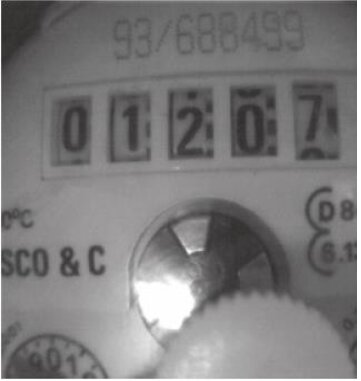
#> input picture TAI/TAI 1/tp1_tp2_images/tp1_tp2_compteur_water_meter.jpg, 361 x 381 px, found by its file name; its folder holds 6 pictures in this run
$ jupyter execute TP2_Exo5_Histogram_And_Contrast.ipynb
#> lines starting #> are read from the running program, lines starting #| are printed output that depends on the picture
# TP 2 — Exercice 5 : Amélioration d'histogramme et de contraste

Images : `tp1_tp2_compteur_water_meter.jpg` (`im1` en NG) et `tp2_exo5_glaucoma_retinal_fundus.jpg` (`imc1` en couleur).
1. **Expansion dynamique :** `cv2.normalize()` + fonction personnelle `expansionHisto(image, seuil=0, Ymin=0, Ymax=255)`.
2. **Égalisation d'histogramme** (sur canal $L$ dans l'espace Lab pour l'image couleur `imc1`) :
   - a) Égalisation globale (`cv2.equalizeHist` + `egalisationHistoGlobale`)
   - b) Égalisation adaptative AHE (OpenCV + `egalisationAHE` avec interpolation bilinéaire entre blocs)
   - c) Égalisation adaptative limitée CLAHE (`cv2.createCLAHE` + `egalisationCLAHE` avec *clip limit* et redistribution uniforme)

[cell 1]
from pathlib import Path
import math
import time
import cv2
import numpy as np
import matplotlib.pyplot as plt

def find_project_root():
    cwd = Path.cwd().resolve()
    for candidate in (cwd, cwd.parent, cwd.parent.parent):
        if (candidate / "tp1_tp2_images").is_dir():
            return candidate
    raise FileNotFoundError(
        "Impossible de trouver le dossier 'tp1_tp2_images'. "
        "Lancez Jupyter depuis la racine TAI ou depuis tp1_labs / tp2_labs."
    )

ROOT_DIR = find_project_root()
IMG_DIR = ROOT_DIR / "tp1_tp2_images"
OUT_DIR = ROOT_DIR / "tp2_labs" / "outputs"
OUT_DIR.mkdir(parents=True, exist_ok=True)

def load_image(filename, flags=cv2.IMREAD_COLOR):
#> called with filename = 'tp1_tp2_compteur_water_meter.jpg', flags = 0
    path = IMG_DIR / filename
    img = cv2.imread(str(path), flags)
#> img: shape (381, 361); min 42, max 255, mean 123.1
    if img is None:
        raise FileNotFoundError(f"Image introuvable ou illisible: {path}")
    return img

def show_images(items, cols=3, figsize_per_cell=(5, 4)):
    n = len(items)
    rows = math.ceil(n / cols)
    fig, axes = plt.subplots(rows, cols, figsize=(cols * figsize_per_cell[0], rows * figsize_per_cell[1]))
    axes = np.atleast_1d(axes).ravel()
    for ax in axes[n:]:
        ax.axis("off")
    for ax, (title, img) in zip(axes, items):
        if img.ndim == 2:
            ax.imshow(img, cmap="gray", vmin=0, vmax=255)
        elif img.shape[2] == 3:
            ax.imshow(cv2.cvtColor(img, cv2.COLOR_BGR2RGB))
        elif img.shape[2] == 4:
            ax.imshow(cv2.cvtColor(img, cv2.COLOR_BGRA2RGBA))
        ax.set_title(title, fontsize=10)
        ax.axis("off")
    plt.tight_layout()
    plt.show()

print(f"ROOT_DIR : {ROOT_DIR}")
print(f"IMG_DIR  : {IMG_DIR} ({len(list(IMG_DIR.iterdir()))} images)")
print(f"OUT_DIR  : {OUT_DIR}")

[cell 2]
im1 = load_image("tp1_tp2_compteur_water_meter.jpg", cv2.IMREAD_GRAYSCALE)
imc1 = load_image("tp2_exo5_glaucoma_retinal_fundus.jpg", cv2.IMREAD_COLOR)
#> call 2 of load_image, with filename = 'tp2_exo5_glaucoma_retinal_fundus.jpg', flags = 1
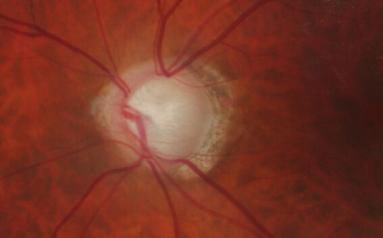
#> input picture TAI/TAI 1/tp1_tp2_images/tp2_exo5_glaucoma_retinal_fundus.jpg, 383 x 238 px, found by its file name
#> in load_image, img is the input picture: shape (238, 383, 3); mean B, G, R 38.1, 53.2, 121.3

def plot_image_with_hist(img_list, title_prefix=""):
#> called with title_prefix = ''
    n = len(img_list)
    fig, axes = plt.subplots(2, n, figsize=(5 * n, 7))
    if n == 1:
        axes = axes[:, None]
    for idx, (label, im) in enumerate(img_list):
        if im.ndim == 2:
            axes[0, idx].imshow(im, cmap="gray", vmin=0, vmax=255)
            h = cv2.calcHist([im], [0], None, [256], [0, 256]).ravel()
            axes[1, idx].plot(h, color="black")
        else:
            axes[0, idx].imshow(cv2.cvtColor(im, cv2.COLOR_BGR2RGB))
            for ch, col in enumerate(("blue", "green", "red")):
                h = cv2.calcHist([im], [ch], None, [256], [0, 256]).ravel()
                axes[1, idx].plot(h, color=col, alpha=0.85)
        axes[0, idx].set_title(f"{title_prefix}{label}", fontsize=10)
        axes[0, idx].axis("off")
        axes[1, idx].set_xlim([0, 255])
        axes[1, idx].grid(alpha=0.25)
    plt.tight_layout()
    plt.show()
#> figure, not shown here; panel 3: curve peaks at x = 102, y = 1983; panel 4: curve peaks at x = 26, y = 6059; panel 4: curve peaks at x = 41, y = 2794; panel 4: curve peaks at x = 141, y = 1441

# 1.a) Histogrammes originaux
plot_image_with_hist([("im1 (NG originale)", im1), ("imc1 (Couleur originale)", imc1)])

[cell 3]
# 1.b) cv2.normalize() et 1.c) expansionHisto()
im2_cv = cv2.normalize(im1, None, alpha=0, beta=255, norm_type=cv2.NORM_MINMAX)
imc2_cv = cv2.normalize(imc1, None, alpha=0, beta=255, norm_type=cv2.NORM_MINMAX)
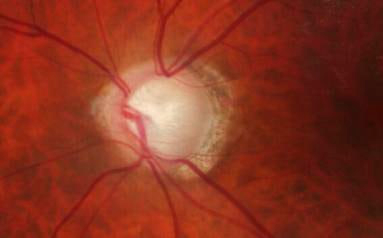
#> imc2_cv: shape (238, 383, 3); mean B, G, R 33.1, 52.2, 138.7

def expansion_canal(canal, seuil=0, Ymin=0, Ymax=255):
#> called with seuil = 0, Ymin = 0, Ymax = 255
    hist = np.bincount(canal.ravel(), minlength=256)
#> hist = 256 values, max 1983 at index 102, min 0 at index 0, mean 537.3
    valid = np.where(hist > seuil)[0]
#> valid = 213 values from 42 to 255
    if len(valid) == 0:
        Xmin, Xmax = int(canal.min()), int(canal.max())
    else:
        Xmin, Xmax = int(valid[0]), int(valid[-1])
#> Xmin = 42; Xmax = 255
    if Xmax == Xmin:
        return np.full_like(canal, Ymin, dtype=np.uint8)
    alpha = (Ymin * Xmax - Ymax * Xmin) / (Xmax - Xmin)
#> alpha = -50.28
    beta = (Ymax - Ymin) / (Xmax - Xmin)
#> beta = 1.2
    res = alpha + beta * canal.astype(np.float64)
    return np.clip(np.round(res), Ymin, Ymax).astype(np.uint8)

def expansionHisto(image, seuil=0, Ymin=0, Ymax=255):
    if image.ndim == 2:
        return expansion_canal(image, seuil, Ymin, Ymax)
    # Étirement par canal (ou sur luminance Lab)
    out = np.empty_like(image)
    for c in range(image.shape[2]):
        out[:, :, c] = expansion_canal(image[:, :, c], seuil, Ymin, Ymax)
    return out

im2_perso = expansionHisto(im1, seuil=0, Ymin=0, Ymax=255)
imc2_perso = expansionHisto(imc1, seuil=0, Ymin=0, Ymax=255)
#> call 2 of expansionHisto, with seuil = 0, Ymin = 0, Ymax = 255
#> the loop in expansionHisto (call 2), `for c in range(image.shape[2]):` made 3 passes
#> (Xmin in expansion_canal, Xmax in expansion_canal, alpha in expansion_canal, beta in expansion_canal) on passes 1 to 3: (12, 175, -18.77, 1.56), (20, 195, -29.14, 1.46), (50, 213, -78.22, 1.56)
#> pass 1, in expansion_canal (call 2), `res = alpha + beta * canal.astype(np.float64)`:
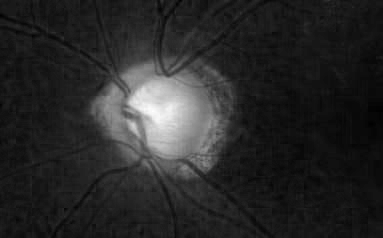
#> res: shape (238, 383) float64; min 0, max 255, mean 40.9; drawn with min black and max white
#> after the loop in expansionHisto (call 2), `for c in range(image.shape[2]):`:
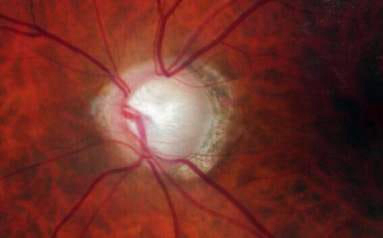
#> out: shape (238, 383, 3); mean B, G, R 40.8, 48.3, 111.5
im2_seuil = expansionHisto(im1, seuil=20, Ymin=0, Ymax=255)

print("Diff max |cv2.normalize - expansionHisto| (NG)     :", np.max(np.abs(im2_cv.astype(int) - im2_perso.astype(int))))
#| Diff max |cv2.normalize - expansionHisto| (NG)     : 0
print("Diff max |cv2.normalize - expansionHisto| (Couleur):", np.max(np.abs(imc2_cv.astype(int) - imc2_perso.astype(int))))
#| Diff max |cv2.normalize - expansionHisto| (Couleur): 48

plot_image_with_hist([
    ("im1 Originale", im1),
    ("cv2.normalize", im2_cv),
    ("expansionHisto (seuil=0)", im2_perso),
    ("expansionHisto (seuil=20)", im2_seuil),
])
plot_image_with_hist([
    ("imc1 Originale", imc1),
    ("cv2.normalize", imc2_cv),
    ("expansionHisto (seuil=0)", imc2_perso),
])

[cell 4]
# 2) Égalisation d'histogramme : Globale, AHE et CLAHE (OpenCV + Perso)
def egalisation_globale_canal(canal):
    hist = np.bincount(canal.ravel(), minlength=256)
    hc = np.cumsum(hist)
#> hc = 256 values from 0 to 137541
    nz = np.where(hc > 0)[0]
#> nz = 214 values from 42 to 255
    if len(nz) == 0:
        return canal.copy()
    hc_min = hc[nz[0]]
#> hc_min = 1
    n_pix = canal.size
#> n_pix = 137541
    if n_pix == hc_min:
        return canal.copy()
    lut = np.round(255.0 * (hc - hc_min) / (n_pix - hc_min))
#> lut = 256 values from 0 to 255
    lut = np.clip(lut, 0, 255).astype(np.uint8)
    return lut[canal]

def egalisation_locale_blocs(canal, tile_grid=(8, 8), clip_limit=None):
#> called with tile_grid = (8, 8)
    h, w = canal.shape
#> h = 381; w = 361
    ty, tx = tile_grid
#> ty = 8; tx = 8
    pad_h = (ty - (h % ty)) % ty
#> pad_h = 3
    pad_w = (tx - (w % tx)) % tx
#> pad_w = 7
    padded = np.pad(canal, ((0, pad_h), (0, pad_w)), mode="reflect")
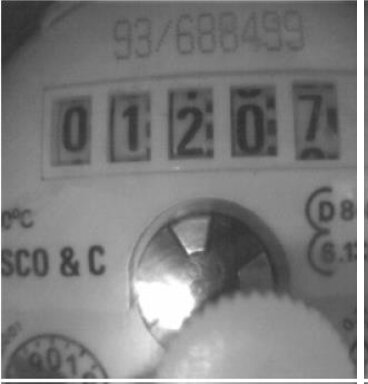
#> padded: shape (384, 368); min 42, max 255, mean 124.5
    ph, pw = padded.shape
#> ph = 384; pw = 368
    th, tw = ph // ty, pw // tx
#> th = 48; tw = 46

    luts = np.zeros((ty, tx, 256), dtype=np.float64)
    n_tile = th * tw
#> n_tile = 2208
    for iy in range(ty):
        for ix in range(tx):
            tile = padded[iy * th:(iy + 1) * th, ix * tw:(ix + 1) * tw]
            hist = np.bincount(tile.ravel(), minlength=256).astype(np.int64)
            if clip_limit is not None and clip_limit > 0:
                limit = max(1, int(round(clip_limit * n_tile / 256.0)))
                excess = np.sum(np.maximum(0, hist - limit))
                hist = np.minimum(hist, limit)
                avg_inc = excess // 256
                rem = int(excess % 256)
                hist += avg_inc
                if rem > 0:
                    step = max(1, 256 // rem)
                    indices = np.arange(0, 256, step)[:rem]
                    hist[indices] += 1
            hc = np.cumsum(hist).astype(np.float64)
            lut = np.round(255.0 * hc / max(1.0, hc[-1]))
            luts[iy, ix] = np.clip(lut, 0, 255)

    # Interpolation bilinéaire entre les centres des blocs
    ys = np.arange(h, dtype=np.float64)
#> ys = 381 values from 0 to 380
    xs = np.arange(w, dtype=np.float64)
#> xs = 361 values from 0 to 360
    gy = (ys + 0.5) / th - 0.5
#> gy = 381 values from -0.49 to 7.43
    gx = (xs + 0.5) / tw - 0.5
#> gx = 361 values from -0.489 to 7.34
    y0 = np.clip(np.floor(gy).astype(np.int64), 0, ty - 1)
#> y0 = 381 values from 0 to 7
    x0 = np.clip(np.floor(gx).astype(np.int64), 0, tx - 1)
#> x0 = 361 values from 0 to 7
    y1 = np.clip(y0 + 1, 0, ty - 1)
#> y1 = 381 values from 1 to 7
    x1 = np.clip(x0 + 1, 0, tx - 1)
#> x1 = 361 values from 1 to 7
    wy = np.clip(gy - y0, 0.0, 1.0)[:, None]
#> wy = 381 values, max 0.99 at index 119, min 0 at index 0, mean 0.453
    wx = np.clip(gx - x0, 0.0, 1.0)[None, :]

    v00 = luts[y0[:, None], x0[None, :], canal]
    v01 = luts[y0[:, None], x1[None, :], canal]
    v10 = luts[y1[:, None], x0[None, :], canal]
    v11 = luts[y1[:, None], x1[None, :], canal]

    out = (
        (1.0 - wy) * (1.0 - wx) * v00
        + (1.0 - wy) * wx * v01
        + wy * (1.0 - wx) * v10
        + wy * wx * v11
    )
#> out: shape (381, 361) float64
    return np.clip(np.round(out), 0, 255).astype(np.uint8)

def apply_on_gray_or_lab(image, func_2d):
    if image.ndim == 2:
        return func_2d(image)
    lab = cv2.cvtColor(image, cv2.COLOR_BGR2Lab)
    lab[:, :, 0] = func_2d(lab[:, :, 0])
    return cv2.cvtColor(lab, cv2.COLOR_Lab2BGR)

# Fonctions personnelles
egalisationHistoGlobale = lambda img: apply_on_gray_or_lab(img, egalisation_globale_canal)
egalisationAHE = lambda img: apply_on_gray_or_lab(img, lambda c: egalisation_locale_blocs(c, (8, 8), None))
egalisationCLAHE = lambda img: apply_on_gray_or_lab(img, lambda c: egalisation_locale_blocs(c, (8, 8), 2.0))

# Fonctions OpenCV
cv_glob = lambda img: apply_on_gray_or_lab(img, cv2.equalizeHist)
cv_ahe_obj = cv2.createCLAHE(clipLimit=1000.0, tileGridSize=(8, 8))
cv_clahe_obj = cv2.createCLAHE(clipLimit=2.0, tileGridSize=(8, 8))
cv_ahe = lambda img: apply_on_gray_or_lab(img, cv_ahe_obj.apply)
cv_clahe = lambda img: apply_on_gray_or_lab(img, cv_clahe_obj.apply)

plot_image_with_hist([
    ("Globale OpenCV", cv_glob(im1)),
    ("Globale Perso", egalisationHistoGlobale(im1)),
    ("AHE OpenCV", cv_ahe(im1)),
    ("AHE Perso", egalisationAHE(im1)),
    ("CLAHE OpenCV", cv_clahe(im1)),
    ("CLAHE Perso", egalisationCLAHE(im1)),
])
#> call 2 of egalisation_locale_blocs, with tile_grid = (8, 8), clip_limit = 2
#> in egalisation_locale_blocs (call 2), `out = ( (1.0 - wy) * (1.0 - wx) * v00 + (1.0 - wy) * wx * v01 + wy * (..`:
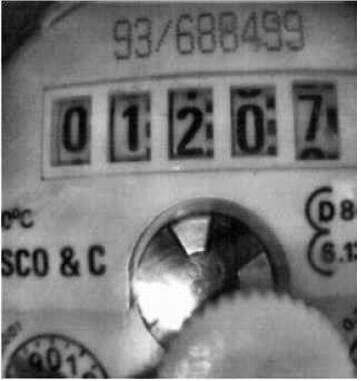
#> out: shape (381, 361) float64; min 23.35, max 255, mean 134; drawn with min black and max white

plot_image_with_hist([
    ("imc1 Globale OpenCV", cv_glob(imc1)),
    ("imc1 Globale Perso", egalisationHistoGlobale(imc1)),
    ("imc1 AHE Perso", egalisationAHE(imc1)),
    ("imc1 CLAHE OpenCV", cv_clahe(imc1)),
    ("imc1 CLAHE Perso", egalisationCLAHE(imc1)),
])
#> in apply_on_gray_or_lab (call 7), `lab = cv2.cvtColor(image, cv2.COLOR_BGR2Lab)`: lab: shape (238, 383, 3); mean of channels 0, 1, 2 80, 156.4, 152.1
#> in apply_on_gray_or_lab (call 7), `lab[:, :, 0] = func_2d(lab[:, :, 0])`: lab: shape (238, 383, 3); mean of channels 0, 1, 2 129.2, 156.4, 152.1
#> in apply_on_gray_or_lab (call 7), `return cv2.cvtColor(lab, cv2.COLOR_Lab2BGR)`:
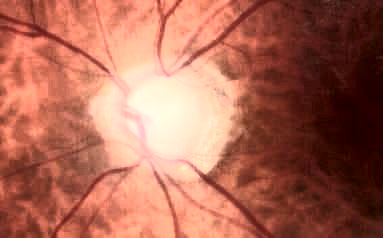
#> returned value: shape (238, 383, 3); mean B, G, R 84.7, 103.5, 172.5
#> in egalisation_globale_canal (call 2), `hist = np.bincount(canal.ravel(), minlength=256)`: hist = 256 values, max 2223 at index 77, min 0 at index 0, mean 356.1
#> in egalisation_globale_canal (call 2), `hc = np.cumsum(hist)`: hc = 256 values from 0 to 91154
#> in egalisation_globale_canal (call 2), `nz = np.where(hc > 0)[0]`: nz = 229 values from 27 to 255
#> in egalisation_globale_canal (call 2), `hc_min = hc[nz[0]]`: hc_min = 2
#> in egalisation_globale_canal (call 2), `return lut[canal]`:
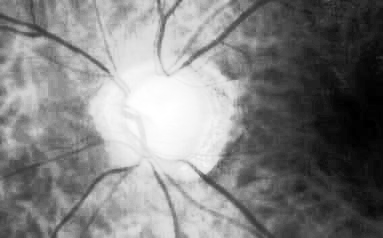
#> returned value: shape (238, 383); min 0, max 255, mean 129.2
#> in apply_on_gray_or_lab (call 9), `lab[:, :, 0] = func_2d(lab[:, :, 0])`: lab: shape (238, 383, 3); mean of channels 0, 1, 2 134, 156.4, 152.1
#> in apply_on_gray_or_lab (call 9), `return cv2.cvtColor(lab, cv2.COLOR_Lab2BGR)`:
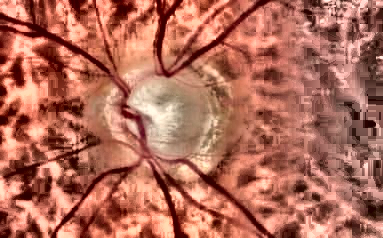
#> returned value: shape (238, 383, 3); mean B, G, R 88.4, 106.7, 177.7
#> in apply_on_gray_or_lab (call 10), `lab[:, :, 0] = func_2d(lab[:, :, 0])`: lab: shape (238, 383, 3); mean of channels 0, 1, 2 92.2, 156.4, 152.1
#> call 4 of egalisation_locale_blocs, with tile_grid = (8, 8), clip_limit = 2
#> in egalisation_locale_blocs (call 4), `v01 = luts[y0[:, None], x1[None, :], canal]`:
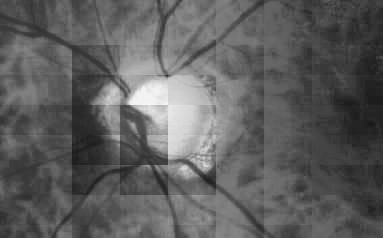
#> v01: shape (238, 383) float64; min 25, max 245, mean 94.4
